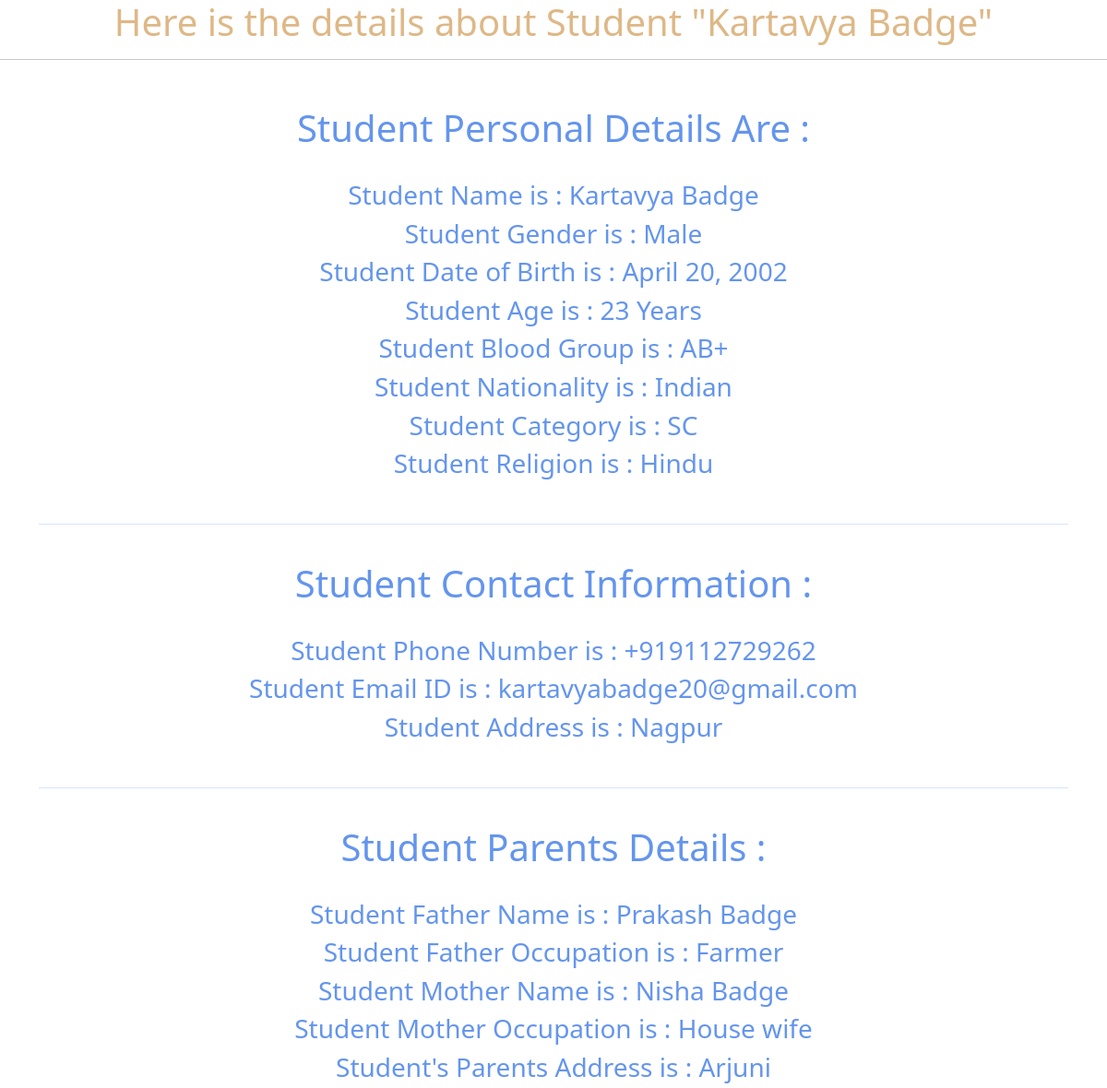
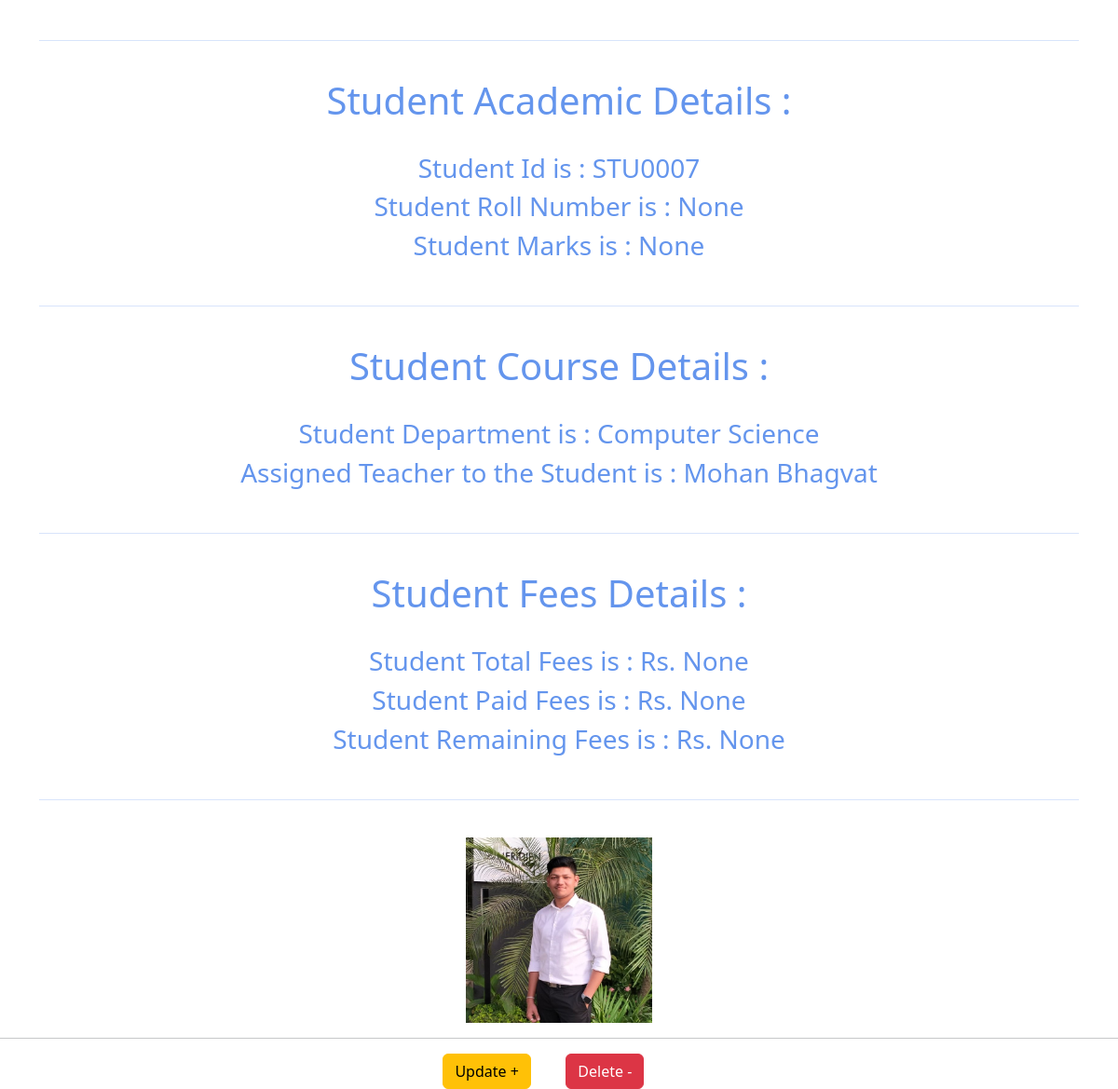
Screenshot of /detail/7/ with the database file from the repository (2 pictures, top to bottom).
### modelapp/models.py (models this page shows, shortened)
class Student(models.Model):
    Gender_Choices = [
        ('','--Select Gender--'),
        ('Male','Male'),
        ('Female','Female'),
        ('Other','Other'),
    ]
    bldg_choices = [
        ('', '--Select Blood Group--'),
        ('A+','A+')   ,  ('A-','A-'),
        ('B+','B+')   ,  ('B-','B-'),
        ('AB+','AB+') ,  ('AB-','AB-'),
        ('O+','O+')   ,  ('O-','O-'),
    ]
    category_choices = [
        ('', '--Select Category--'),
        ('SC','SC'),
        ('ST','ST'),
        ('NT','NT'),
        ('OBC','OBC'),
        ('General','General'),
    ]
    Name        = models.CharField(max_length=80)
    Gender      = models.CharField(max_length=10, choices=Gender_Choices,default='', verbose_name="Gender", null=True, blank=True)
    DOB         = models.DateField(verbose_name = 'Date of Birth', null = True, blank=True)
    Age         = models.IntegerField(null=True, blank=True)
    Blood_Group = models.CharField(max_length=5, choices=bldg_choices, default='' ,verbose_name="Blood Group", null=True, blank=True)
    Nationality = models.CharField(max_length=20, default='Indian')
    Category    = models.CharField(max_length=10, choices=category_choices, default='' , verbose_name="Category")
    Religion    = models.CharField(max_length=20)
    Photo       = models.ImageField(upload_to='profile_images', null=True, blank=True)
    Phone_Number = PhoneNumberField(region='IN')
    Email        = models.EmailField()
    Address      = models.TextField()
    Father_Name          = models.CharField(max_length=80)
    Father_Occupation    = models.CharField()
    Mother_Name          = models.CharField(max_length=80)
    Mother_Occupation    = models.CharField()
    Parents_Address      = models.TextField()
    student_id     = models.CharField(max_length=10, unique=True, editable=False)
    Roll_Number    = models.IntegerField(null=True, blank=True)
    Marks          = models.FloatField(null=True, blank=True)
    Department         = models.CharField(max_length=20)
    Assigned_Teacher   = models.CharField(max_length=50)
    Total_Fees      = models.IntegerField(null=True, blank=True)
    Paid_Fees       = models.IntegerField(null=True, blank=True)
    Due_Fees        = models.IntegerField(null=True, blank=True)

### modelapp/views.py (the view)
# urls.py: path('detail/<int:id>/',views.student_detail_view),
def student_detail_view(request,id):
    context = {
            'obj' : Student.objects.get(pk=id)
    }
    return render(request, 'modelapp/detail.html',context)

### modelapp/templates/modelapp/detail.html (shortened to what this page needs)
<!DOCTYPE html>
<html lang="en">
<head>
    <link href="https://cdn.jsdelivr.net/npm/bootstrap@5.3.7/dist/css/bootstrap.min.css" rel="stylesheet">
</head>
<body>
    <h1 style="text-align: center; color: burlywood;"> Here is the details about Student "{{obj.Name}}"</h1><hr>
    <div class="container" style="text-align: center; color: cornflowerblue; margin-top: 50px;">
        <h1> Student Personal Details Are : </h1><br>
        <h3> Student Name is                 : {{obj.Name}}</h3>
        <h3> Student Gender is               : {{obj.Gender}}</h3>
        <h3> Student Date of Birth is        : {{obj.DOB}}</h3>
        <h3> Student Age is                  : {{obj.Age}} Years</h3>
        <h3> Student Blood Group is          : {{obj.Blood_Group}}</h3>
        <h3> Student Nationality is          : {{obj.Nationality}}</h3>
        <h3> Student Category is             : {{obj.Category}}</h3>
        <h3> Student Religion is             : {{obj.Religion}}</h3><br><hr><br>
        <h1> Student Contact Information : </h1><br>
        <h3> Student Phone Number is         : {{obj.Phone_Number}}</h3>
        <h3> Student Email ID is             : {{obj.Email}}</h3>
        <h3> Student Address is              : {{obj.Address}}</h3><br><hr><br>
        <h1> Student Parents Details : </h1><br>
        <h3> Student Father Name is          : {{obj.Father_Name}}</h3>
        <h3> Student Father Occupation is    : {{obj.Father_Occupation}}</h3>
        <h3> Student Mother Name is          : {{obj.Mother_Name}}</h3>
        <h3> Student Mother Occupation is    : {{obj.Mother_Occupation}}</h3>
        <h3> Student's Parents Address is    : {{obj.Parents_Address}}</h3><br><hr><br>
        <h1> Student Academic Details : </h1><br>
        <h3> Student Id is                   : {{obj.student_id}}</h3>
        <h3> Student Roll Number is          : {{obj.Roll_Number}}</h3>
        <h3> Student Marks is                : {{obj.Marks}}</h3><br><hr><br>
        <h1> Student Course Details : </h1><br>
        <h3> Student Department is                  : {{obj.Department}}</h3>
        <h3> Assigned Teacher to the Student is     : {{obj.Assigned_Teacher}}</h3><br><hr><br>
        <h1> Student Fees Details : </h1><br>
        <h3> Student Total Fees is        : Rs. {{obj.Total_Fees}}</h3>
        <h3> Student Paid Fees is         : Rs. {{obj.Paid_Fees}}</h3>
        <h3> Student Remaining Fees is    : Rs. {{obj.Due_Fees}}</h3><br><hr><br>
        {% if obj.Photo %}
            <img src="{{ obj.Photo.url }}" alt="Profile Image" Width="200">
        {% else %}
            <p> NO Image Uploaded. </p>
        {% endif %}
    </div><hr>
    <div class="container" style="text-align: center;">
        <a class="btn btn-warning " href="/update/{{obj.id}}/" role="button"> Update + </a>&nbsp;&nbsp;&nbsp;&nbsp;&nbsp;&nbsp;&nbsp;&nbsp;
        <a class="btn btn-danger " href="/delete/{{obj.id}}/" role="button"> Delete - </a>&nbsp;&nbsp;&nbsp;&nbsp;&nbsp;&nbsp;&nbsp;&nbsp;
    </div>
</body>
</html>

### rows the page displays
Student: Name "Kartavya Badge", Gender "Male", DOB "April 20, 2002", Age "23", Blood_Group "AB+", Nationality "Indian", Category "SC", Religion "Hindu", Phone_Number "+919112729262", Email "kartavyabadge20@gmail.com", Address "Nagpur", Father_Name "Prakash Badge", Father_Occupation "Farmer", Mother_Name "Nisha Badge", Mother_Occupation "House wife", Parents_Address "Arjuni", student_id "STU0007", Roll_Number "None", Marks "None", Department "Computer Science", Assigned_Teacher "Mohan Bhagvat", Total_Fees "None", Paid_Fees "None", Due_Fees "None", Photo (picture)
